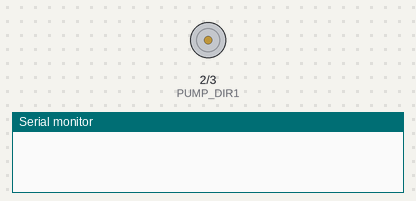
Recording of a program running on a simulated Arduino Uno, built with avr-gcc and run on an emulated ATmega328P. On the bench: motor-driver pin pairs drawn as motors (green arrow = first pin HIGH = forward, orange = second pin HIGH = backward, longer = more drive, scaled by the enable pin), the last lines printed to the serial monitor.

Above: at 0.1 s.
At 1.1 s:
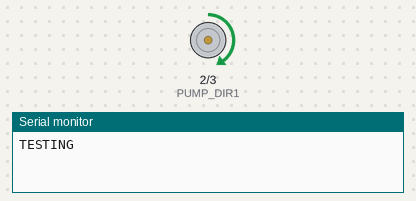
Timing chart, 0 to 3.5 s (numbered marks = the images above):
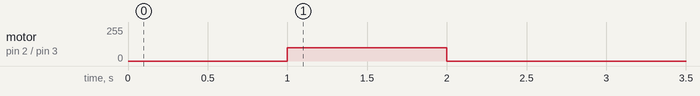

The program:

main.cpp
```cpp
#include <Arduino.h>

#define PUMP_SPEED 5
#define PUMP_DIR1 2
#define PUMP_DIR2 3


#define WATER_TIME 5000
#define WATER_SPEED 100
#define INTERVAL_DAYS 4 // 5 days

void setup() {
  // put your setup code here, to run once:

  Serial.begin(9600);

  pinMode(PUMP_SPEED, OUTPUT);
  pinMode(PUMP_DIR1, OUTPUT);
  pinMode(PUMP_DIR2, OUTPUT);
  digitalWrite(PUMP_SPEED, LOW);
  digitalWrite(PUMP_DIR1, LOW);
  digitalWrite(PUMP_DIR2, LOW);
  delay(1000);

  digitalWrite(PUMP_DIR1, HIGH);
  digitalWrite(PUMP_DIR2, LOW);
  analogWrite(PUMP_SPEED, 100);
  Serial.println("TESTING");
  delay(1000);
  digitalWrite(PUMP_DIR1, LOW);
  digitalWrite(PUMP_DIR2, LOW);
  Serial.println("READY");
  delay(1000);
}


unsigned long long prevWaterTime = 0;

void waterPlant() {
  digitalWrite(PUMP_DIR1, HIGH);
  digitalWrite(PUMP_DIR2, LOW);
  analogWrite(PUMP_SPEED, WATER_SPEED);
  Serial.print("watering");
  for (int i = 0; i < 4; i++) {
    delay(WATER_TIME / 4);
    Serial.print(".");
  }
  digitalWrite(PUMP_DIR1, LOW);
  digitalWrite(PUMP_DIR2, LOW);
  Serial.println("done.");
  delay(0);
}

void plantDelay(unsigned long delayTimeDays) {
  unsigned long long currentTime = millis();
  unsigned long long delayTimeMs = delayTimeDays * 24 * 60 * 60 * 1000;
  if (currentTime - prevWaterTime > delayTimeMs) {
    Serial.println("Time since last watering: " + String((int)((currentTime - prevWaterTime) / 1000)) + " seconds");
    prevWaterTime = currentTime;
    waterPlant();
  }
  delay(0);
}


void loop() {
  // put your main code here, to run repeatedly:
  plantDelay(INTERVAL_DAYS);
  delay(1000);
  Serial.println(String((float)millis() / 1000) + " seconds elapsed. ");
}
```
